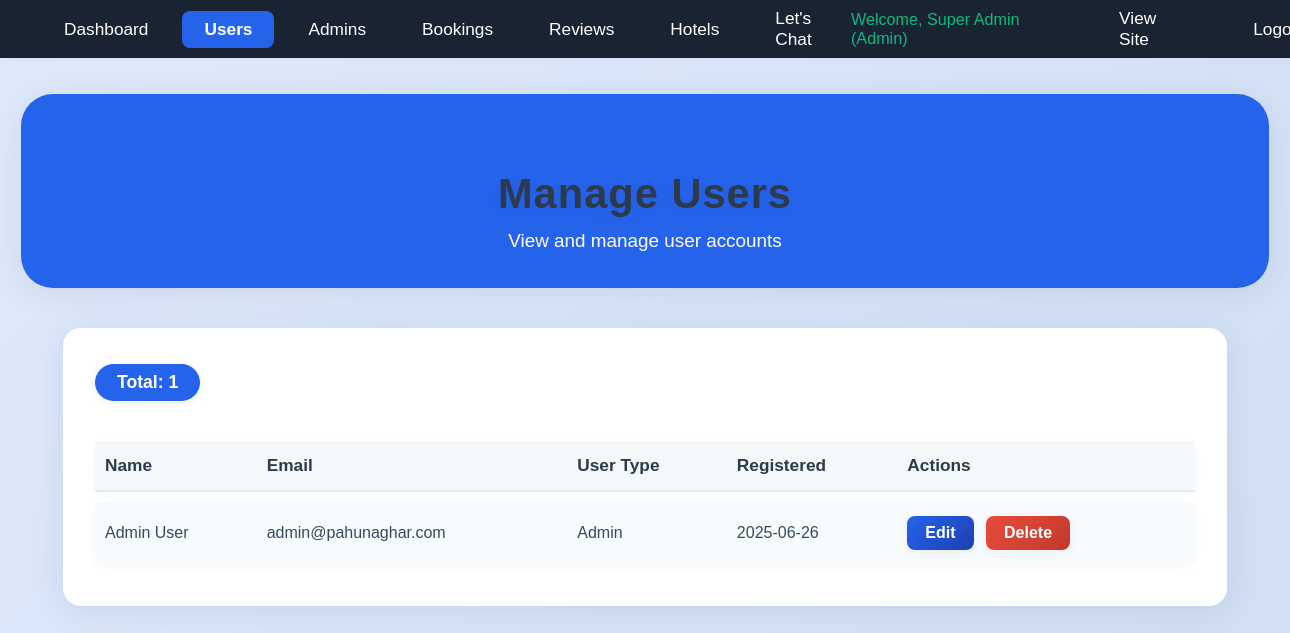
Screenshot of /admin_users.php (signed in) with the database file from the repository.
### tables this page shows
CREATE TABLE user_register_form (
    id INT AUTO_INCREMENT PRIMARY KEY,
    name VARCHAR(255) NOT NULL,
    email VARCHAR(255) NOT NULL UNIQUE,
    password VARCHAR(255) NOT NULL,
    user_type ENUM('customer', 'admin') DEFAULT 'customer',
    created_at TIMESTAMP DEFAULT CURRENT_TIMESTAMP
);

### admin_users.php (the view, shortened to what this page needs)
<?php
require_once 'user_config.php';
$allUsers = [];
try {
    $stmt = $user_pdo->query('SELECT id, name, email, user_type, created_at FROM user_register_form ORDER BY created_at DESC');
    $allUsers = $stmt->fetchAll(PDO::FETCH_ASSOC);
} catch (Exception $e) {
    $allUsers = [];
}
?>
<!DOCTYPE html>
<html lang="en">
<head>
    <link rel="stylesheet" href="css/admin_dashboard.css">
    <link rel="stylesheet" href="css/styles.css">
</head>
<body>
    <nav class="admin-navbar">
        <div class="admin-navbar-left">
            <a href="admin_dashboard.php" class="admin-navbar-link">Dashboard</a>
            <a href="admin_users.php" class="admin-navbar-link active">Users</a>
            <a href="admin_manage_admins.php" class="admin-navbar-link">Admins</a>
            <a href="admin_bookings.php" class="admin-navbar-link">Bookings</a>
            <a href="admin_reviews.php" class="admin-navbar-link">Reviews</a>
            <a href="admin_hotels.php" class="admin-navbar-link">Hotels</a>
            <a href="admin_lets_chat.php" class="admin-navbar-link">Let's Chat</a>
        </div>
        <div class="admin-navbar-right">
            <span class="welcome-user">Welcome, <?php echo htmlspecialchars($_SESSION['user_name']); ?> (Admin)</span>
            <a href="homepage.php" class="admin-navbar-link">View Site</a>
            <a href="logout.php" class="admin-navbar-link">Logout</a>
        </div>
    </nav>
    <div class="admin-header-box">
        <h1>Manage Users</h1>
        <p>View and manage user accounts</p>
    </div>
    <div class="admin-users-container">
        <div class="admin-users-header">
            <span class="total-count">Total: <?php echo count($allUsers); ?></span>
        </div>
        <table class="users-table">
            <thead>
                <tr>
                    <th>Name</th>
                    <th>Email</th>
                    <th>User Type</th>
                    <th>Registered</th>
                    <th>Actions</th>
                </tr>
            </thead>
            <tbody>
                <?php if (empty($allUsers)): ?>
                    <tr><td colspan="5" style="text-align:center;">No users found.</td></tr>
                <?php else: ?>
                    <?php foreach ($allUsers as $user): ?>
                        <tr>
                            <td><?php echo htmlspecialchars($user['name']); ?></td>
                            <td><?php echo htmlspecialchars($user['email']); ?></td>
                            <td><?php echo htmlspecialchars(ucfirst($user['user_type'])); ?></td>
                            <td><?php echo date('Y-m-d', strtotime($user['created_at'])); ?></td>
                            <td>
                                <a href="admin_edit_user.php?id=<?php echo $user['id']; ?>" class="action-btn edit-btn">Edit</a>
                                <form method="post" action="admin_users.php" style="display:inline;" onsubmit="return confirm('Are you sure you want to delete this user?');">
                                    <button type="submit" class="action-btn delete-btn">Delete</button>
                                </form>
                            </td>
                        </tr>
                    <?php endforeach; ?>
                <?php endif; ?>
            </tbody>
        </table>
    </div>
</body>
</html>

### css/styles.css (style rules this page uses)
body { font-family: 'Montserrat', Arial, sans-serif; background: linear-gradient(135deg, #e0eafc 0%, #cfdef3 100%); margin: 0; padding: 0; min-height: 100vh; }
h1 { text-align: center; margin-bottom: 40px; font-size: 2.5em; font-weight: 700; color: #2d3a4b; letter-spacing: 2px; text-shadow: 0 4px 16px rgba(44, 62, 80, 0.08); }
html { scroll-behavior: smooth; }
.welcome-user { color: #10b981 !important; font-weight: 500; margin-right: 15px; font-size: 1.05em; }

### admin_users.php (style rules this page uses)
body { background: linear-gradient(135deg, #e0eafc 0%, #cfdef3 100%); font-family: 'Montserrat', Arial, sans-serif; }
.admin-navbar { width: 100%; background: #1a2332; display: flex; align-items: center; justify-content: space-between; padding: 0 40px; min-height: 54px; box-shadow: 0 2px 8px rgba(44,62,80,0.04); }
.admin-navbar-left { display: flex; align-items: center; gap: 8px; }
.admin-navbar-link { color: #fff; font-weight: 500; font-size: 1.08rem; padding: 8px 22px; border-radius: 8px; text-decoration: none; margin: 0 2px; transition: background 0.18s, color 0.18s; }
.admin-navbar-link.active, .admin-navbar-link:focus { background: #2563eb; color: #fff; font-weight: 700; }
.admin-navbar-right { display: flex; align-items: center; gap: 18px; }
.admin-navbar-right .welcome-user { color: #fff; font-size: 1.01rem; margin-right: 8px; }
.admin-users-container { max-width: 1100px; margin: 40px auto 0 auto; background: #fff; border-radius: 18px; box-shadow: 0 4px 32px rgba(44, 62, 80, 0.10); padding: 36px 32px 32px 32px; }
.admin-users-header { display: flex; align-items: center; justify-content: space-between; margin-bottom: 30px; }
.admin-users-header .total-count { background: #2563eb; color: #fff; border-radius: 20px; padding: 8px 22px; font-size: 1.1rem; font-weight: 600; box-shadow: 0 2px 8px rgba(44,62,80,0.08); }
.users-table { width: 100%; border-collapse: separate; border-spacing: 0 10px; }
.users-table th, .users-table td { padding: 14px 10px; text-align: left; }
.users-table th { background: #f5f8fa; color: #2d3a4b; font-weight: 700; font-size: 1.08rem; border-bottom: 2px solid #e0eafc; }
.users-table tr { background: #f8fbfd; border-radius: 10px; box-shadow: 0 2px 8px rgba(44,62,80,0.04); transition: box-shadow 0.2s, background 0.2s; }
.users-table td { color: #34495e; font-size: 1rem; border-bottom: none; }
.admin-header-box { background: #2563eb; border-radius: 32px; margin: 36px auto 32px auto; max-width: 1200px; padding: 48px 24px 36px 24px; text-align: center; color: #fff; box-shadow: 0 4px 32px rgba(44, 62, 80, 0.10); }
.admin-header-box h1 { font-size: 2.6rem; font-weight: 800; margin-bottom: 12px; letter-spacing: 1px; }
.admin-header-box p { font-size: 1.18rem; font-weight: 400; margin: 0; }
.action-btn { display: inline-block; padding: 8px 18px; border-radius: 8px; font-size: 1rem; font-weight: 700; text-decoration: none; border: none; cursor: pointer; margin-right: 8px; transition: background 0.18s, color 0.18s, box-shadow 0.18s; box-shadow: 0 2px 8px rgba(44,62,80,0.08); }
.edit-btn { background: linear-gradient(135deg, #2563eb, #1e40af); color: #fff; }
.delete-btn { background: linear-gradient(135deg, #e74c3c, #c0392b); color: #fff; }

### rows the page displays
user_register_form: name "Admin User", email "admin@pahunaghar.com", user_type "Admin", created_at "2025-06-26"

### other values shown
$_SESSION['user_name'] "Super Admin"
count($allUsers) "1"
